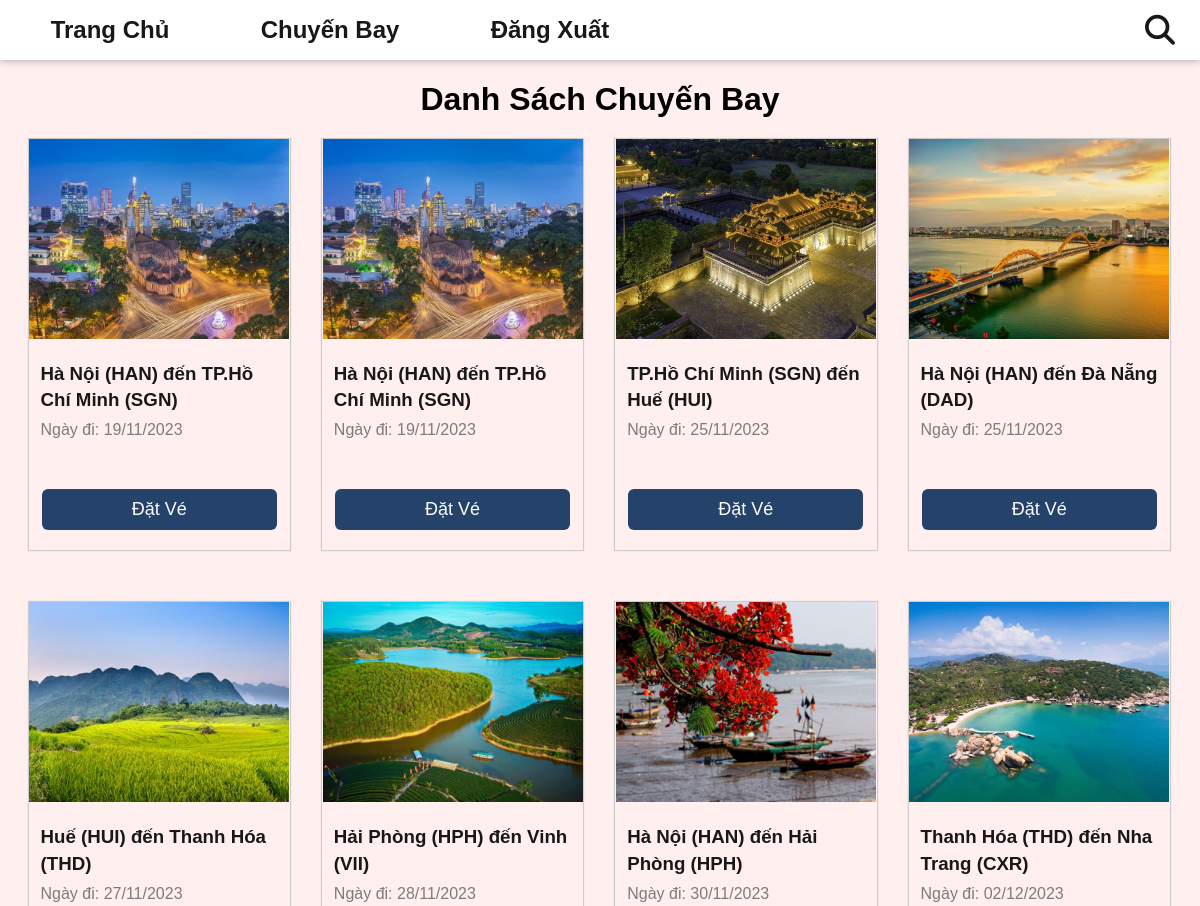
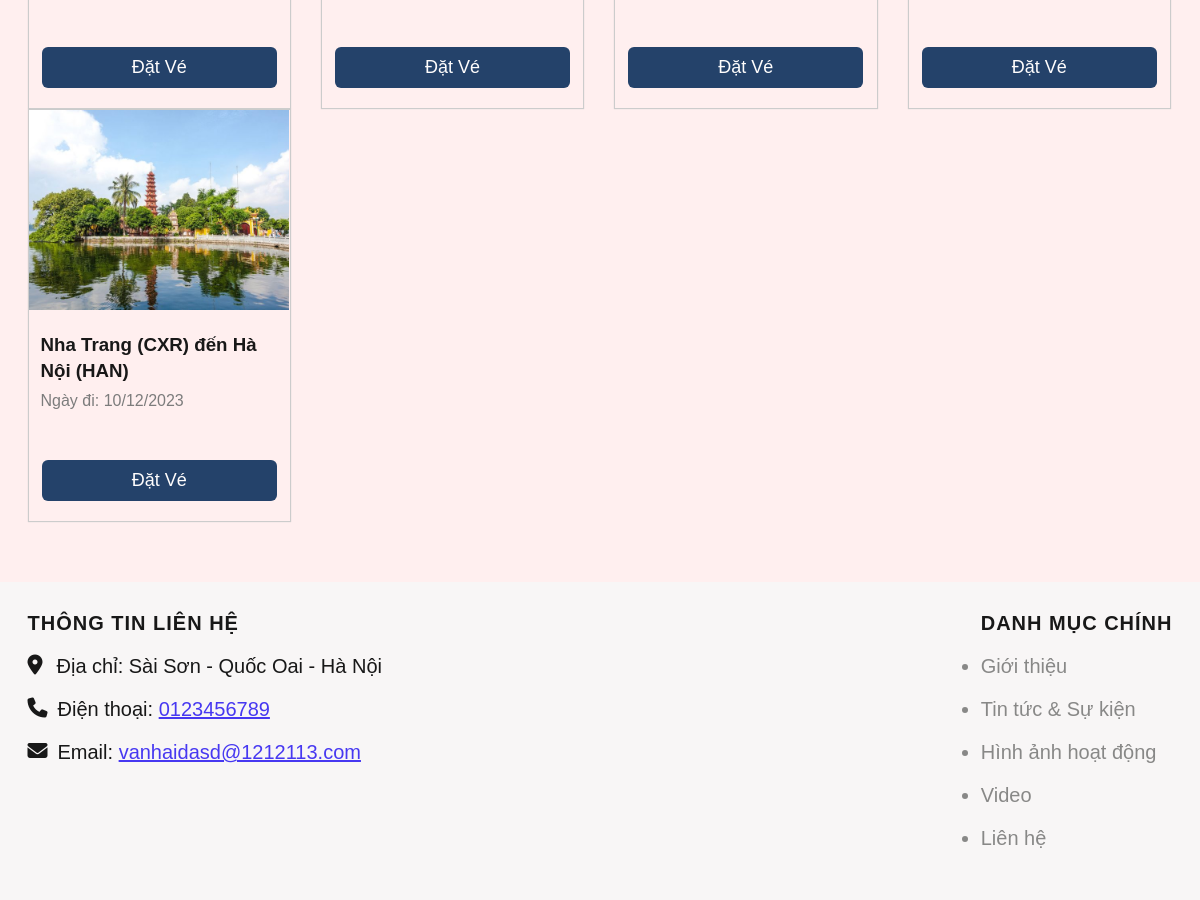
/index.php?act=dscb (signed in), run on the app's committed database (2 pictures, top to bottom).
### tables this page shows
CREATE TABLE `chuyen_bay` (
  `id` int(11) NOT NULL,
  `ten_may_bay` varchar(255) NOT NULL,
  `id_diemDi` int(11) NOT NULL,
  `id_diemDen` int(11) NOT NULL,
  `ngay_khoi_hanh` date NOT NULL,
  `thoi_gian_di` datetime NOT NULL,
  `thoi_gian_den` datetime NOT NULL,
  `trang_thai` varchar(255) NOT NULL
);

CREATE TABLE `dia_diem` (
  `id` int(11) NOT NULL,
  `ten` varchar(255) NOT NULL,
  `img` varchar(255) NOT NULL
);

### model/pdo.php (called while the page is built, shortened)
<?php
function pdo_get_connection(){
    $servername = "localhost";
    $username = "root";
    $password = "";
    try {
        $conn = new PDO("mysql:host=$servername;dbname=dat_ve_may_bay", $username, $password);
        $conn->setAttribute(PDO::ATTR_ERRMODE, PDO::ERRMODE_EXCEPTION);
        return $conn;
    } catch(PDOException $e) {
        echo "Connection failed: " . $e->getMessage();
    }
}
function pdo_query($sql){
    $sql_args=array_slice(func_get_args(),1);
    try{
        $conn=pdo_get_connection();
        $stmt=$conn->prepare($sql);
        $stmt->execute($sql_args);
        $rows=$stmt->fetchAll();
        return $rows;
    }
    catch(PDOException $e){
        throw $e;
    }
    finally{
        unset($conn);
    }
}
?>

### model/chuyenbay.php (called while the page is built, shortened)
<?php
    function loadall_chuyenbay($page) {
        if($page == "admin") $sql = "SELECT * FROM chuyen_bay WHERE 1";
        else {
            $sql = "SELECT cb.*,
            dd_di.ten AS diem_di,
            dd_den.ten AS diem_den,
            dd_den.img AS img_den
            FROM chuyen_bay cb
            JOIN dia_diem dd_di ON cb.id_diemDi = dd_di.id
            JOIN dia_diem dd_den ON cb.id_diemDen = dd_den.id
            WHERE cb.trang_thai LIKE '%chua bay%'
            ORDER BY cb.ngay_khoi_hanh
            ";
        }
        $list = pdo_query($sql);
        return $list;
    }
    function load_cb_home () {
        $sql = "SELECT cb.*,
        dd_di.ten AS diem_di,
        dd_den.ten AS diem_den,
        dd_den.img AS img_den
        FROM chuyen_bay cb
        JOIN dia_diem dd_di ON cb.id_diemDi = dd_di.id
        JOIN dia_diem dd_den ON cb.id_diemDen = dd_den.id
        WHERE cb.trang_thai LIKE '%chua bay%'
        GROUP BY cb.id_diemDi, cb.id_diemDen
        ORDER BY cb.ngay_khoi_hanh
        LIMIT 8;
        ";
        $list = pdo_query($sql);
        return $list;
    }
?>

### view/datve/dschuyenbay.php (the view)
<div class="content">
    <div id="tickets" class="tickets">
        <h1><?= (isset($mess)) ? $mess : "Danh Sách Chuyến Bay";?></h1>
        <div class="tickets-content">
            <div class="tikets-buy">
                <div class="row-item">
                    <?php
                    $i = 1;
                    foreach ($listCb as $value) {
                        extract($value);
                    ?>
                        <div class="item">
                            <img src="upload/<?= $img_den ?>" alt="ảnh lỗi">
                            <div class="item-text">
                                <h3><?= $diem_di ?> đến <?= $diem_den ?></h3>
                                <p class="date">Ngày đi: <?= date('d/m/Y', strtotime($ngay_khoi_hanh)) ?></p>
                            </div>
                            <a href="<?= (isset($_SESSION['user']) ? "index.php?act=datve&id=$id" : "index.php?act=dangnhap") ?>" class="btn-buy">Đặt Vé</a>
                        </div>
                        <?php if ($i % 4 == 0) { ?>
                </div>
                <div class="row-item">
            <?php }
                        $i++;
                    }
            ?>
                </div>
            </div>
        </div>
    </div>
</div>

### css/styles.css (style rules this page uses)
* { padding: 0; margin: 0; box-sizing: border-box; }
:root { --blue: #104fa8; }
html { scroll-behavior: smooth; }
body { font-family: sans-serif; }
.tickets { min-height: 600px; text-align: center; padding: 1px 0 60px; background-color: #ffefef; }
.tickets>h1 { margin: 20px 0; }
.row-item { width: 1145px; margin: 0 auto; display: flex; gap: 30px; }
.row-item:first-child { margin-bottom: 50px; }
.item { width: 23%; border: 1px solid #ccc; box-shadow: 0 0 1px #ccc; }
.item img { width: 260px; height: 200px; object-fit: cover; }
h3 { margin: 8px 0; text-align: left; line-height: 1.4; color: rgb(24, 24, 24); }
.item-text { padding: 10px 12px; }
.date { text-align: left; color: #7c7c7c; }
.btn-buy { display: block; width: 90%; padding: 10px; margin: 40px auto 20px; background-color: #0d305c; color: white; font-size: 18px; border-radius: 6px; opacity: 0.9; border: none; text-decoration: none; }

### data on the page
chuyen_bay: id_diemDen.img (picture), id_diemDi.ten "Hà Nội (HAN)", id_diemDen.ten "TP.Hồ Chí Minh (SGN)", ngay_khoi_hanh "19/11/2023"
chuyen_bay: id_diemDen.img (picture), id_diemDi.ten "Hà Nội (HAN)", id_diemDen.ten "TP.Hồ Chí Minh (SGN)", ngay_khoi_hanh "19/11/2023"
chuyen_bay: id_diemDen.img (picture), id_diemDi.ten "TP.Hồ Chí Minh (SGN)", id_diemDen.ten "Huế (HUI)", ngay_khoi_hanh "25/11/2023"
chuyen_bay: id_diemDen.img (picture), id_diemDi.ten "Hà Nội (HAN)", id_diemDen.ten "Đà Nẵng (DAD)", ngay_khoi_hanh "25/11/2023"
chuyen_bay: id_diemDen.img (picture), id_diemDi.ten "Huế (HUI)", id_diemDen.ten "Thanh Hóa (THD)", ngay_khoi_hanh "27/11/2023"
chuyen_bay: id_diemDen.img (picture), id_diemDi.ten "Hải Phòng (HPH)", id_diemDen.ten "Vinh (VII)", ngay_khoi_hanh "28/11/2023"
chuyen_bay: id_diemDen.img (picture), id_diemDi.ten "Hà Nội (HAN)", id_diemDen.ten "Hải Phòng (HPH)", ngay_khoi_hanh "30/11/2023"
chuyen_bay: id_diemDen.img (picture), id_diemDi.ten "Thanh Hóa (THD)", id_diemDen.ten "Nha Trang (CXR)", ngay_khoi_hanh "02/12/2023"
chuyen_bay: id_diemDen.img (picture), id_diemDi.ten "Nha Trang (CXR)", id_diemDen.ten "Hà Nội (HAN)", ngay_khoi_hanh "10/12/2023"
